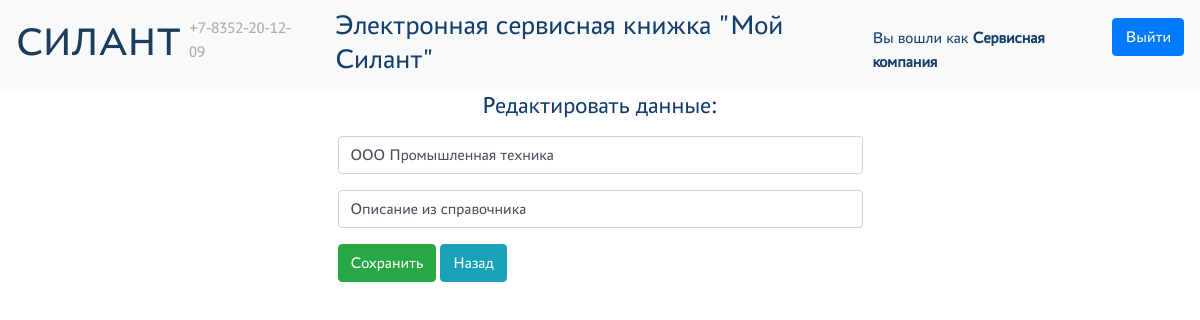
The page /lookups/service_companies/edit/1 (signed in) on the database its author committed.
### main/models.py (models this page shows, shortened)
class ServiceCompany(models.Model):
    name = models.CharField("Название", max_length=255)
    description = models.TextField("Описание")
    user = models.OneToOneField(auth_models.CustomUser, on_delete=models.SET_NULL, verbose_name='Пользователь', null=True)
    class Meta:
        verbose_name = "Сервисная компания"
        verbose_name_plural = "Сервисные компании"

### main/views.py (the view)
# urls.py: path('lookups/service_companies/edit/<int:pk>', views.ServiceCompanyUpdateView.as_view(), name="service-company-update"),
class ServiceCompanyUpdateView(PermissionRequiredMixin, UpdateView):
    permission_required = 'main.change_service_company'
    model = models.ServiceCompany
    queryset = models.ServiceCompany.objects.all()
    form_class = forms.ServiceCompanyCreateForm
    template_name = 'main/lookups/service_companies/edit.html'
    success_url = '/lookups/service_companies'
    context_object_name = 'service_company'

### main/forms.py
class ServiceCompanyCreateForm(forms.ModelForm):
    class Meta:
        model = models.ServiceCompany
        fields = '__all__'

### authentication/models.py (called while the page is built)
    def has_perm(self, perm, obj=None):
        return True

### main/templatetags/custom_tags.py (called while the page is built)
@register.filter(name='has_group')
def has_group(user, group_name):
    group = Group.objects.get(name=group_name)
    return True if group in user.groups.all() else False

### templates/main/lookups/service_companies/edit.html (shortened to what this page needs)
{% extends "base.html" %}
{% block content %}
    <h4 class="text-center">Редактировать данные:</h4>
    <div class="col-12 col-md-6 offset-md-3 mt-3">
        <form method="post">
            <div class="form-group">
                <input type="text" name="name" value="{{ service_company.name }}" class="form-control" placeholder="Наименование">
            </div>
            <div class="form-group">
                <input type="text" name="description" value="{{ service_company.description }}" class="form-control" placeholder="Описание">
            </div>
            <div class="form-group">
                <button type="submit" class="btn btn-success">Сохранить</button>
                <a href="/lookups/service_companies" class="btn btn-info">Назад</a>
            </div>
        </form>
    </div>
{% endblock content %}

### static/css/style.css (style rules this page uses)
:root { --silant_black: #163E6C; --silant_red: #D20A11; --silant_beige: #EBE6D6; --silant_grey: #6c757d; --silant_light_grey: #e6e6e6; --silant_cell_grey: #f3f3f3; }
html { font-family: "PT-Astra-Sans_Regular" !important; line-height: 1.5; -webkit-text-size-adjust: 100%; -ms-text-size-adjust: 100%; -moz-text-size-adjust: 100%; -ms-overflow-style: scrollbar; -webkit-tap-highlight-color: rgba(0, 0, 0, 0); }
body { font-family: "PT-Astra-Sans_Regular" !important; height: 100%; font-weight: 400; line-height: 1.5; color: var(--silant_black); }

### rows shown on the page
ServiceCompany: name "ООО Промышленная техника", description "Описание из справочника"
